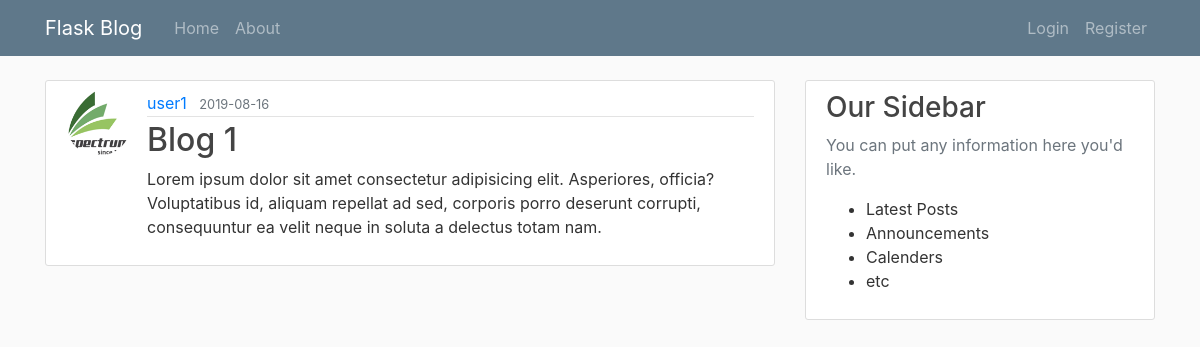
/post/1, run on an earlier commit of the app's database.
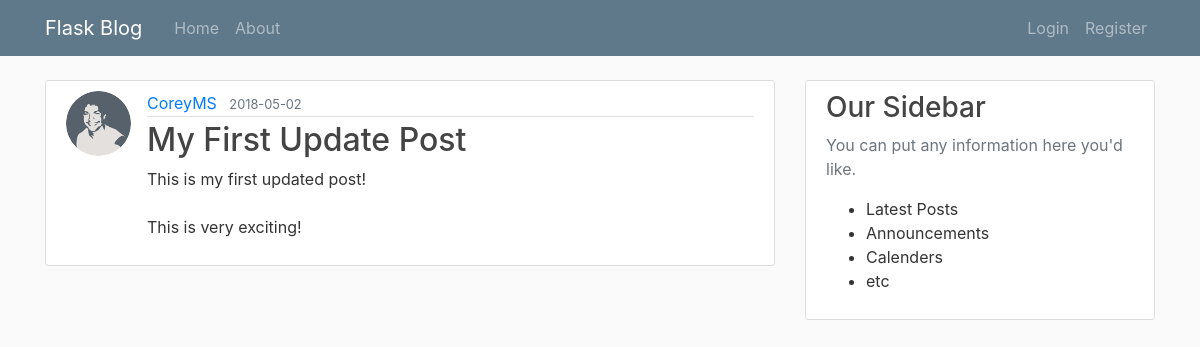
And on a later commit of the database.
### flaskblog/models.py (models this page shows, shortened)
class User(db.Model, UserMixin):
    id = db.Column(db.Integer, primary_key=True)
    username = db.Column(db.String(20), unique=True, nullable=False)
    email = db.Column(db.String(120), unique=True, nullable=False)
    image_file = db.Column(db.String(20), nullable=False, default='default.jpg')
    password = db.Column(db.String(60), nullable=False)
    posts = db.relationship('Post', backref='author', lazy=True)

class Post(db.Model):
    id = db.Column(db.Integer, primary_key=True)
    title = db.Column(db.String(100), nullable=False)
    date_posted = db.Column(db.DateTime, nullable=False, default=datetime.utcnow)
    content = db.Column(db.Text, nullable=False)
    user_id = db.Column(db.Integer, db.ForeignKey('user.id'), nullable=False)

### flaskblog/posts/routes.py (the view)
@posts.route("/post/<int:post_id>")
def post(post_id):
    post = Post.query.get_or_404(post_id)
    return render_template('post.html', title=post.title, post=post)

### flaskblog/templates/post.html (shortened to what this page needs)
{% extends "layout.html" %}
{% block content %}
<article class="media content-section">
    <img class="rounded-circle article-img"
        src="{{ url_for('static', filename='profile_pics/' + post.author.image_file) }}">
    <div class="media-body">
        <div class="article-metadata">
            <a class="mr-2" href="{{ url_for('users.user_posts', username=post.author.username)}}">{{ post.author.username }}</a>
            <small class="text-muted">{{ post.date_posted.strftime('%Y-%m-%d') }}</small>
        </div>
        <h2 class="article-title" >{{ post.title }}</h2>
        <p class="article-content">{{ post.content }}</p>
    </div>
</article>
{% endblock content %}

What changed in the data, as far as the page shows it:
removed User: image_file (picture), author.username "user1"
now on this page (row edited): User: image_file (picture), author.username "CoreyMS"
changed Post: date_posted "2019-08-16" → "2018-05-02"; title "Blog 1" → "My First Update Post"; content "Lorem ipsum dolor sit amet consectetur adipisicing elit. Asperiores, officia? Voluptatibus id, aliquam repellat ad sed, corporis porro deserunt corrupti, consequuntur ea velit neque in soluta a delectus totam nam." → "This is my first updated post! This is very exciting!"
